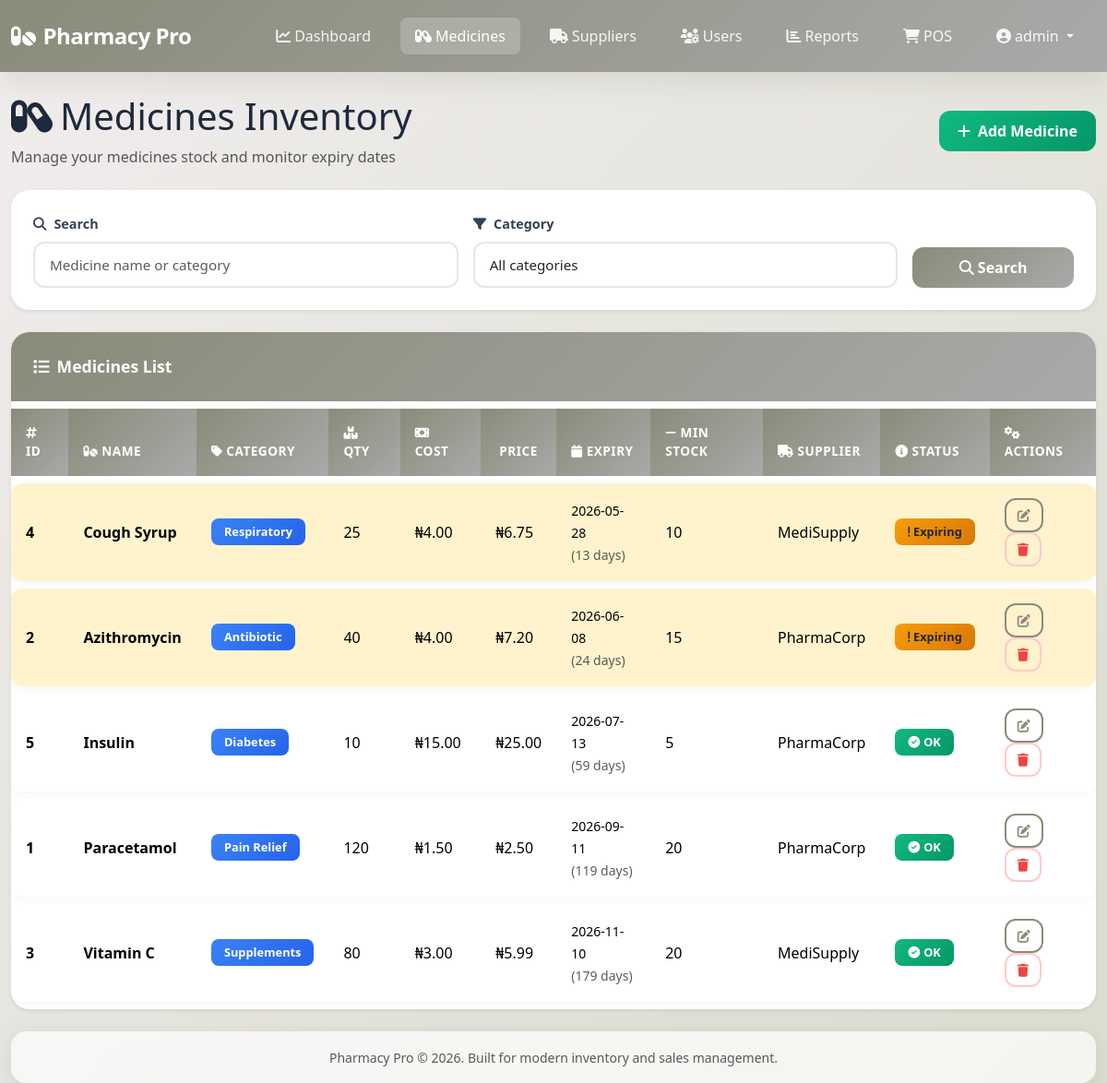
The app's page /pages/medicines.php (signed in) with its own data.
### tables this page shows
CREATE TABLE IF NOT EXISTS medicines (
  id INT AUTO_INCREMENT PRIMARY KEY,
  name VARCHAR(255) NOT NULL,
  category VARCHAR(150) NOT NULL,
  quantity INT NOT NULL DEFAULT 0,
  cost_price DECIMAL(10,2) NOT NULL DEFAULT 0.00,
  price DECIMAL(10,2) NOT NULL DEFAULT 0.00,
  expiry_date DATE NOT NULL,
  min_stock INT NOT NULL DEFAULT 0,
  supplier_id INT,
  FOREIGN KEY (supplier_id) REFERENCES suppliers(id) ON DELETE SET NULL
);

CREATE TABLE IF NOT EXISTS suppliers (
  id INT AUTO_INCREMENT PRIMARY KEY,
  name VARCHAR(255) NOT NULL,
  contact VARCHAR(255) NOT NULL,
  created_at TIMESTAMP DEFAULT CURRENT_TIMESTAMP
);

### includes/functions.php (called while the page is built, shortened)
<?php
require_once __DIR__ . '/../config/config.php';
function fetchAllRows($sql, $params = [])
{
    global $pdo;
    $stmt = $pdo->prepare($sql);
    $stmt->execute($params);
    return $stmt->fetchAll();
}
function getUserRole()
{
    return $_SESSION['admin_role'] ?? 'cashier';
}
function calculateDaysToExpiry($expiryDate)
{
    $today = new DateTime();
    $expiry = new DateTime($expiryDate);
    $interval = $today->diff($expiry);
    return $interval->invert ? -$interval->days : $interval->days;
}

### pages/medicines.php (the view, shortened to what this page needs)
<?php
require_once __DIR__ . '/../includes/header.php';
$search = trim($_GET['search'] ?? '');
$whereClause = 'WHERE 1=1';
$params = [];
$medicines = fetchAllRows("SELECT m.*, s.name AS supplier_name FROM medicines m LEFT JOIN suppliers s ON m.supplier_id = s.id $whereClause ORDER BY expiry_date ASC", $params);
?>
<div class="d-flex justify-content-between align-items-center mb-4">
    <div>
        <h1 class="mb-2"><i class="fas fa-capsules me-2"></i>Medicines Inventory</h1>
        <p class="text-muted mb-0">Manage your medicines stock and monitor expiry dates</p>
    </div>
    <?php if ($userRole === 'admin'): ?>
        <a href="<?= BASE_URL ?>/pages/medicine_form.php" class="btn btn-success">
            <i class="fas fa-plus me-2"></i>Add Medicine
        </a>
    <?php endif; ?>
</div>
<div class="card shadow-sm mb-4">
    <div class="card-body">
        <form method="get" class="row g-3 align-items-end">
            <div class="col-sm-5">
                <label class="form-label"><i class="fas fa-search me-2"></i>Search</label>
                <input type="search" name="search" class="form-control" placeholder="Medicine name or category" value="<?= htmlspecialchars($search) ?>">
            </div>
            <div class="col-sm-5">
                <label class="form-label"><i class="fas fa-filter me-2"></i>Category</label>
                <select name="category" class="form-select">
                    <option value="">All categories</option>
                </select>
            </div>
            <div class="col-sm-2">
                <button type="submit" class="btn btn-primary w-100">
                    <i class="fas fa-search me-1"></i>Search
                </button>
            </div>
        </form>
    </div>
</div>
<div class="card shadow-sm">
    <div class="card-header">
        <i class="fas fa-list me-2"></i>Medicines List
    </div>
    <div class="table-responsive">
        <table class="table table-hover mb-0 align-middle">
            <thead class="table-light">
            <tr>
                <th><i class="fas fa-hashtag me-1"></i>ID</th>
                <th><i class="fas fa-pills me-1"></i>Name</th>
                <th><i class="fas fa-tag me-1"></i>Category</th>
                <th><i class="fas fa-boxes me-1"></i>Qty</th>
                <th><i class="fas fa-money-bill me-1"></i>Cost</th>
                <th><i class="fas fa-price-tag me-1"></i>Price</th>
                <th><i class="fas fa-calendar me-1"></i>Expiry</th>
                <th><i class="fas fa-minus me-1"></i>Min Stock</th>
                <th><i class="fas fa-truck me-1"></i>Supplier</th>
                <th><i class="fas fa-info-circle me-1"></i>Status</th>
                <?php if ($userRole === 'admin'): ?>
                    <th><i class="fas fa-cogs me-1"></i>Actions</th>
                <?php endif; ?>
            </tr>
            </thead>
            <tbody>
            <?php if (empty($medicines)): ?>
                <tr><td colspan="<?= $userRole === 'admin' ? '11' : '10' ?>" class="text-center text-muted py-4">
                    <i class="fas fa-inbox fa-2x opacity-25 mb-2 d-block"></i>
                    No medicines found.
                </td></tr>
            <?php else: ?>
                <?php foreach ($medicines as $medicine): ?>
                    <?php
                    $expired = strtotime($medicine['expiry_date']) < time();
                    $lowStock = $medicine['quantity'] <= $medicine['min_stock'];
                    $daysToExpiry = calculateDaysToExpiry($medicine['expiry_date']);
                    $expiringSoon = $daysToExpiry >= 0 && $daysToExpiry <= 30;
                    ?>
                    <tr class="<?= $expired ? 'table-danger' : ($expiringSoon ? 'table-warning' : '') ?>">
                        <td><strong><?= $medicine['id'] ?></strong></td>
                        <td><strong><?= htmlspecialchars($medicine['name']) ?></strong></td>
                        <td><span class="badge bg-info"><?= htmlspecialchars($medicine['category']) ?></span></td>
                        <td><?= $medicine['quantity'] ?></td>
                        <td>₦<?= number_format($medicine['cost_price'], 2) ?></td>
                        <td>₦<?= number_format($medicine['price'], 2) ?></td>
                        <td>
                            <small><?= htmlspecialchars($medicine['expiry_date']) ?></small>
                            <?php if ($daysToExpiry >= 0): ?>
                                <br><small class="text-muted">(<?= $daysToExpiry ?> days)</small>
                            <?php endif; ?>
                        </td>
                        <td><?= $medicine['min_stock'] ?></td>
                        <td><?= htmlspecialchars($medicine['supplier_name'] ?? 'N/A') ?></td>
                        <td>
                            <?php if ($expired): ?>
                                <span class="badge bg-danger"><i class="fas fa-times-circle me-1"></i>Expired</span>
                            <?php elseif ($expiringSoon): ?>
                                <span class="badge bg-warning text-dark"><i class="fas fa-exclamation me-1"></i>Expiring</span>
                            <?php elseif ($lowStock): ?>
                                <span class="badge bg-warning text-dark"><i class="fas fa-arrow-down me-1"></i>Low</span>
                            <?php else: ?>
                                <span class="badge bg-success"><i class="fas fa-check-circle me-1"></i>OK</span>
                            <?php endif; ?>
                        </td>
                        <?php if ($userRole === 'admin'): ?>
                            <td>
                                <a href="<?= BASE_URL ?>/pages/medicine_form.php?id=<?= $medicine['id'] ?>" class="btn btn-sm btn-outline-primary" title="Edit">
                                    <i class="fas fa-edit"></i>
                                </a>
                                <a href="<?= BASE_URL ?>/pages/medicines.php?delete=<?= $medicine['id'] ?>" class="btn btn-sm btn-outline-danger" onclick="return confirm('Delete this medicine?');" title="Delete">
                                    <i class="fas fa-trash"></i>
                                </a>
                            </td>
                        <?php endif; ?>
                    </tr>
                <?php endforeach; ?>
            <?php endif; ?>
            </tbody>
        </table>
    </div>
</div>
<?php require_once __DIR__ . '/../includes/footer.php';

### includes/header.php (shortened to what this page needs)
<?php
require_once __DIR__ . '/functions.php';
$currentPage = basename($_SERVER['PHP_SELF']);
$userRole = getUserRole();
?>
<!doctype html>
<html lang="en">
<head>
    <link href="https://cdn.jsdelivr.net/npm/bootstrap@5.3.2/dist/css/bootstrap.min.css" rel="stylesheet">
    <link rel="stylesheet" href="https://cdnjs.cloudflare.com/ajax/libs/font-awesome/6.4.0/css/all.min.css">
    <link rel="stylesheet" href="<?= BASE_URL ?>/assets/css/style.css">
</head>
<body>
<nav class="navbar navbar-expand-lg navbar-dark">
    <div class="container-fluid">
        <a class="navbar-brand" href="<?= BASE_URL ?>/pages/dashboard.php">
            <i class="fas fa-pills me-2"></i>Pharmacy Pro
        </a>
        <div class="collapse navbar-collapse" id="mainNav">
            <ul class="navbar-nav ms-auto mb-2 mb-lg-0">
                <li class="nav-item">
                    <a class="nav-link <?= $currentPage === 'dashboard.php' ? 'active' : '' ?>" href="<?= BASE_URL ?>/pages/dashboard.php">
                        <i class="fas fa-chart-line me-1"></i>Dashboard
                    </a>
                </li>
                <?php if ($userRole === 'admin'): ?>
                    <li class="nav-item">
                        <a class="nav-link <?= $currentPage === 'medicines.php' || $currentPage === 'medicine_form.php' ? 'active' : '' ?>" href="<?= BASE_URL ?>/pages/medicines.php">
                            <i class="fas fa-capsules me-1"></i>Medicines
                        </a>
                    </li>
                    <li class="nav-item">
                        <a class="nav-link <?= $currentPage === 'suppliers.php' ? 'active' : '' ?>" href="<?= BASE_URL ?>/pages/suppliers.php">
                            <i class="fas fa-truck me-1"></i>Suppliers
                        </a>
                    </li>
                    <li class="nav-item">
                        <a class="nav-link <?= $currentPage === 'users.php' ? 'active' : '' ?>" href="<?= BASE_URL ?>/pages/users.php">
                            <i class="fas fa-users-cog me-1"></i>Users
                        </a>
                    </li>
                    <li class="nav-item">
                        <a class="nav-link <?= $currentPage === 'reports.php' ? 'active' : '' ?>" href="<?= BASE_URL ?>/pages/reports.php">
                            <i class="fas fa-chart-bar me-1"></i>Reports
                        </a>
                    </li>
                <?php endif; ?>
                <li class="nav-item">
                    <a class="nav-link <?= $currentPage === 'sales.php' ? 'active' : '' ?>" href="<?= BASE_URL ?>/pages/sales.php">
                        <i class="fas fa-shopping-cart me-1"></i>POS
                    </a>
                </li>
                <li class="nav-item dropdown">
                    <a class="nav-link dropdown-toggle" href="#" id="userMenu" role="button" data-bs-toggle="dropdown">
                        <i class="fas fa-user-circle me-1"></i><?= htmlspecialchars($_SESSION['admin_name'] ?? 'User') ?>
                    </a>
                </li>
            </ul>
        </div>
    </div>
</nav>
<main class="container-fluid my-4">

### includes/footer.php (shortened to what this page needs)
    <footer class="app-footer text-center py-3 mt-4">
        <div class="container">
            <small class="text-muted">Pharmacy Pro &copy; <?= date('Y') ?>. Built for modern inventory and sales management.</small>
        </div>
    </footer>
</main>
<div class="toast-container position-fixed top-0 end-0 p-3" id="toastContainer"></div>
</body>
</html>

### assets/css/style.css (style rules this page uses)
:root { --primary-gradient: linear-gradient(135deg, #8B8B7A 0%, #A9A9A9 100%); --secondary-gradient: linear-gradient(135deg, #95928D 0%, #A19F96 100%); --success-color: #10b981; --warning-color: #f59e0b; --danger-color: #ef4444; --info-color: #3b82f6; --light-bg: #f0eded; --card-shadow: 0 4px 20px rgba(0, 0, 0, 0.08); --transition: all 0.3s cubic-bezier(0.4, 0, 0.2, 1); }
* { box-sizing: border-box; }
html, body { height: 100%; scroll-behavior: smooth; }
body { background: linear-gradient(135deg, #f0eded 0%, #DCDCD0 100%); color: #1e293b; font-family: 'Segoe UI', Tahoma, Geneva, Verdana, sans-serif; min-height: 100vh; display: flex; flex-direction: column; }
main { flex: 1; }
.navbar { background: var(--primary-gradient) !important; box-shadow: 0 10px 30px rgba(139, 139, 122, 0.2); padding: 1rem 0; border-bottom: none; }
.navbar-brand { font-weight: 700; font-size: 1.5rem; letter-spacing: -0.5px; color: white !important; }
.nav-link { color: rgba(255, 255, 255, 0.9) !important; font-weight: 500; transition: var(--transition); margin: 0 0.5rem; border-radius: 0.5rem; padding: 0.5rem 1rem !important; }
.nav-link:hover, .nav-link.active { background: rgba(255, 255, 255, 0.2); color: white !important; }
.app-footer { background: rgba(255, 255, 255, 0.7); border-radius: 1rem; box-shadow: var(--card-shadow); }
.card { border: none; border-radius: 1.25rem; box-shadow: var(--card-shadow); transition: var(--transition); overflow: hidden; }
.card-header { background: linear-gradient(135deg, #8B8B7A 0%, #A9A9A9 100%); color: white; border: none; padding: 1.5rem; font-weight: 600; font-size: 1.1rem; }
.card-body { padding: 1.5rem; }
.btn { border-radius: 0.75rem; font-weight: 600; padding: 0.625rem 1.25rem; transition: var(--transition); border: none; }
.btn-primary { background: var(--primary-gradient); color: white; }
.btn-success { background: linear-gradient(135deg, #10b981, #059669); color: white; }
.btn-outline-primary { color: #8B8B7A; border: 2px solid #8B8B7A; }
.btn-outline-danger { color: #ef4444; border: 2px solid #fecaca; }
.btn-sm { padding: 0.375rem 0.75rem; font-size: 0.875rem; }
.form-control, .form-select { border: 2px solid #e2e8f0; border-radius: 0.75rem; padding: 0.75rem 1rem; font-size: 0.95rem; transition: var(--transition); background: white; }
.form-label { font-weight: 600; color: #334155; margin-bottom: 0.5rem; font-size: 0.9rem; }
.table { border-collapse: separate; border-spacing: 0 0.5rem; }
.table thead th { background: linear-gradient(135deg, #8B8B7A 0%, #A9A9A9 100%); color: white; border: none; font-weight: 600; padding: 1rem; text-transform: uppercase; font-size: 0.85rem; letter-spacing: 0.5px; }
.table tbody tr { background: white; border: none; transition: var(--transition); box-shadow: 0 2px 8px rgba(0, 0, 0, 0.04); border-radius: 0.75rem; }
.table td { border: none; padding: 1rem; vertical-align: middle; }
.table td:first-child { border-radius: 0.75rem 0 0 0.75rem; }
.table td:last-child { border-radius: 0 0.75rem 0.75rem 0; }
.table-light { background: none; }
.badge { padding: 0.5rem 0.875rem; border-radius: 0.5rem; font-weight: 600; font-size: 0.8rem; }
.badge.bg-success { background: linear-gradient(135deg, #10b981, #059669) !important; }
.badge.bg-warning { background: linear-gradient(135deg, #f59e0b, #d97706) !important; color: white; }
.badge.bg-info { background: linear-gradient(135deg, #3b82f6, #2563eb) !important; }
.table-warning { background-color: #fffbeb !important; border-left: 4px solid #f59e0b; }
.card, .alert { animation: fadeIn 0.3s ease-in-out; }

### records on screen
medicines: id "4", name "Cough Syrup", category "Respiratory", quantity "25", cost_price "4.00", price "6.75", expiry_date "2026-05-28", expiry_date "13", min_stock "10", supplier.name "MediSupply", shows "Expiring"
medicines: id "2", name "Azithromycin", category "Antibiotic", quantity "40", cost_price "4.00", price "7.20", expiry_date "2026-06-08", expiry_date "24", min_stock "15", supplier.name "PharmaCorp", shows "Expiring"
medicines: id "5", name "Insulin", category "Diabetes", quantity "10", cost_price "15.00", price "25.00", expiry_date "2026-07-13", expiry_date "59", min_stock "5", supplier.name "PharmaCorp", shows "OK"
medicines: id "1", name "Paracetamol", category "Pain Relief", quantity "120", cost_price "1.50", price "2.50", expiry_date "2026-09-11", expiry_date "119", min_stock "20", supplier.name "PharmaCorp", shows "OK"
medicines: id "3", name "Vitamin C", category "Supplements", quantity "80", cost_price "3.00", price "5.99", expiry_date "2026-11-10", expiry_date "179", min_stock "20", supplier.name "MediSupply", shows "OK"

### other values on screen
$_SESSION['admin_name'] "admin"
